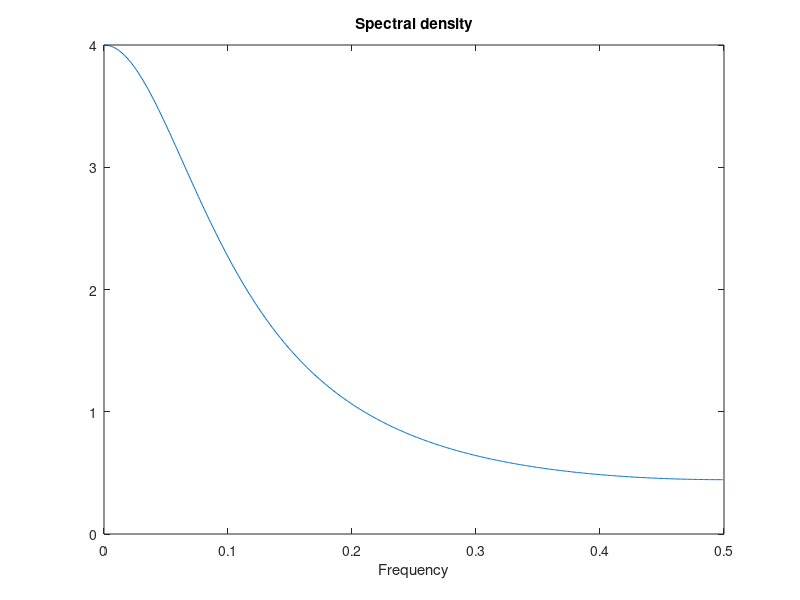
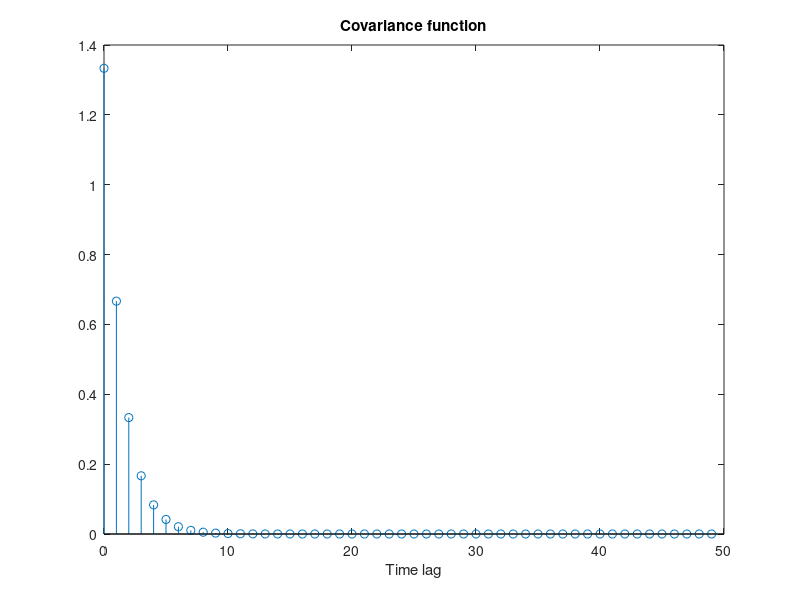
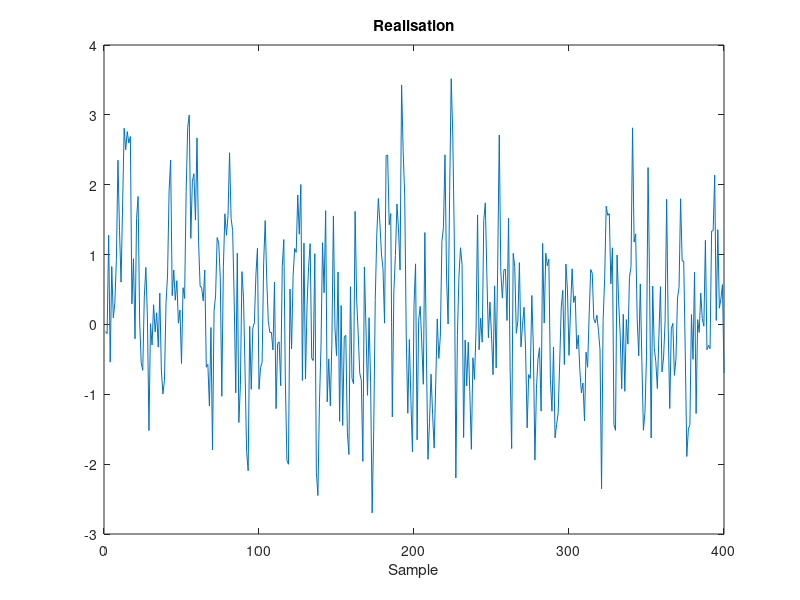
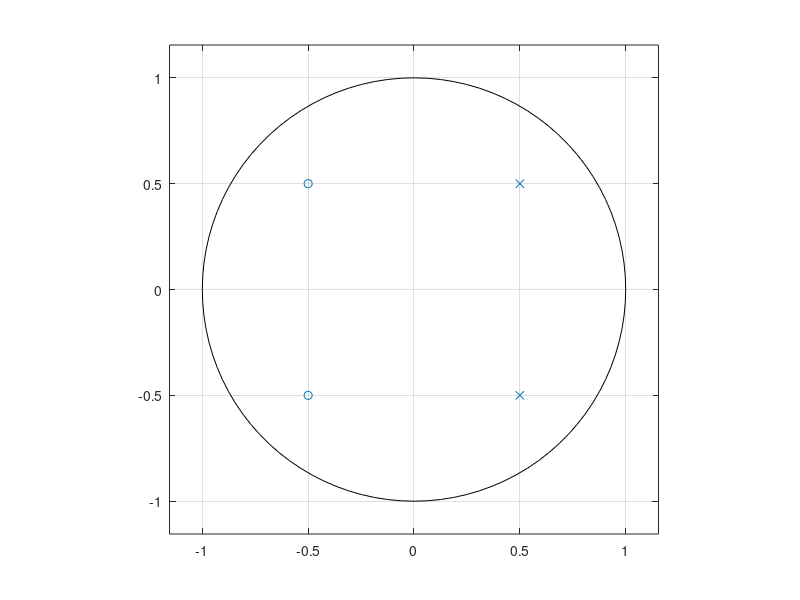

Source code (MATLAB) for these figures, in order: (Note: this script raises an error after producing the figures.)
%% Stationary stochastic processes, computer exercise 2
%% 2.1 Study of AR(1)-processes
close all
clear all
clc

% Setup
a1 = -0.5;
C = 1;
A = [1 a1];

% Spectrum
[H,w] = freqz(C,A);
R = abs(H).^2;
figure
plot(w/2/pi,R)
title('Spectral density')
xlabel('Frequency')

% Covariance function
H = freqz(C,A,512,'whole');
Rd = abs(H).^2;
r = ifft(Rd);
figure
stem([0:49],r(1:50))
title('Covariance function')
xlabel('Time lag')

% Simulate AR(1)-process
n = 400;
m = 0;
sigma = 1;
e = normrnd(m, sigma, 1, n);
x = filter(C, A, e);
figure
plot(x)
title('Realisation')
xlabel('Sample')

%% 2.2 Study of an ARMA(2)-process
close all
clear all
clc

% Setup
A = [1 -1 0.5];
C = [1 1 0.5];

% Look at pole-zero plot
P = roots(A);
Z = roots(C);
figure
zplane(Z,P)

% Spectrum (for verification)
[H,w] = freqz(C,A);
R = abs(H).^2;
figure
plot(w/2/pi,R)
title('Spectral density')
xlabel('Frequency')

%% 3
close all force
clear all
clc

%armagui

%% 4.1
close all force
clear all
clc

% Audio file
[x,Fs] = audioread('fa.wav');
%sound(x,Fs)

n = length(x);                 
t = (0:n-1)/Fs;
figure
plot(t,x)
title('Speech signal')
xlabel('Time (s)')

dt = 20*10^(-3);                    % Set length of time-windows (20 ms)
dn = Fs*dt;                         % Sample length of each time-window
N_sec = floor(n/dn);                % Number of sections with length 20ms

M = 20;                             % Set AR model order
ar_param = zeros(N_sec,M+1);

for i = 1:N_sec                           % For each time frame:
    x_temp = x((i-1)*dn+1:i*dn);          % Pick out the i:th  20 ms section
    
    % Student code
    U = zeros(size(x_temp,1)-20,20);
    for k = 1:20
        U(:,k) = -x_temp(21-k:end-k);
    end
    ar_temp = (U'*U) \ U'*x_temp(21:end);
    Q = (x_temp(21:end) - U*ar_temp)' * (x_temp(21:end) - U*ar_temp);
    e_temp = Q / size(U,1);
    
    ar_param(i,:) = [ar_temp ; e_temp];     % and save in ar_param. Why do we not need to save the first one?
    
end

whos x ar_param

%% 4.2

% Calculate spectrum for some 20 ms
i = floor(N_sec/2);                % Pick the middle section.
x_temp = x((i-1)*dn+1:i*dn);
x_rec_temp = filter(1,[1 ar_param(i,1:end-1)],sqrt(ar_param(i,end))*randn(dn,1)); 
N_fft = 1024;

f = (0:N_fft-1)/N_fft;
Px = abs(fft(x_temp,N_fft)).^2/N_sec ;

w  = exp(2i*pi*f);
Pa = (ar_param(i,end)) ./abs( polyval([1 ar_param(i,1:end-1)],w).' ).^2;

figure
semilogy(f,Px);
hold on
semilogy(f,Pa,'r');
legend('Speech','AR Reconstruction');

%% 4.3

% Recreate the audio in each time frame using the AR parameters
x_rec = zeros(n,1);
for jj = 1:N_sec
   x_rec((jj-1)*dn+1:jj*dn) = filter(1,[1 ar_param(jj,1:end-1)],sqrt(ar_param(jj,end))*randn(dn,1)); 
end

figure
subplot(211);
plot(t,x);
title('Original sound')
xlabel('Time (s)')
subplot(212);
plot(t,x_rec);
title('Reconstructed sound')
xlabel('Time (s)')

% If stable, play sound
%sound(x_rec,Fs)